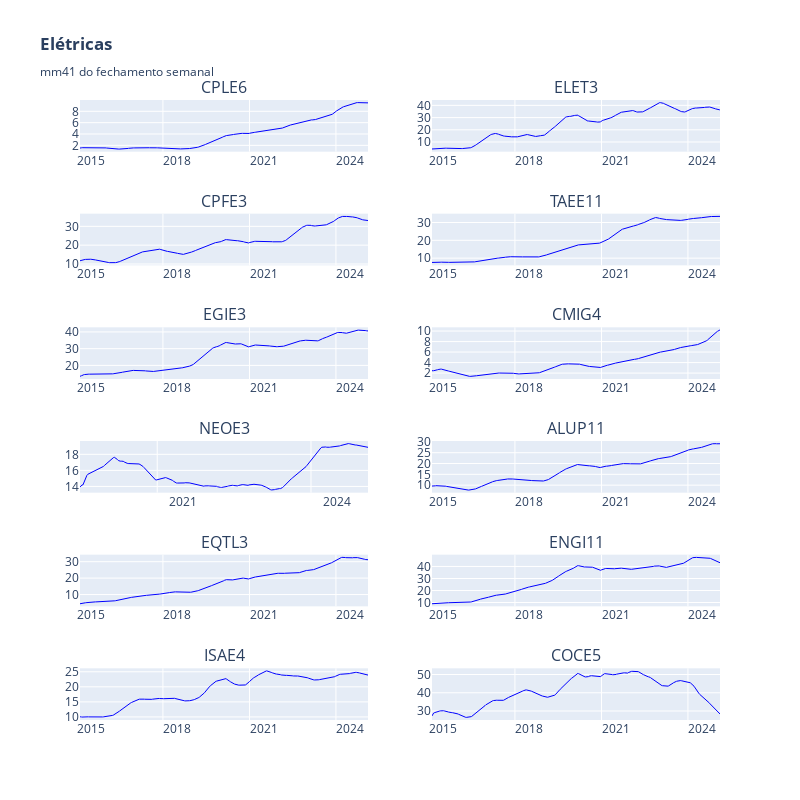

Source (notebook cell):
### Code cell
# grafico
height=800
width=800

mma = 41

fig = make_subplots(
    rows=math.ceil(len(tickers)/2), cols=2, shared_xaxes=False, 
    subplot_titles=[ticker.replace(".SA", "") for ticker in tickers],  # Remove ".SA"
    vertical_spacing=0.1
)

for i, ticker in enumerate(tickers):
    df = data_dict[ticker]  # Reutiliza os dados já baixados
    avg = df.Close.rolling(window=mma, min_periods=1).mean()
    
    row = (i // 2) + 1
    col = (i % 2) + 1

    # fig.add_trace(go.Candlestick(
    #     x=df.index, open=df.Open, high=df.High, low=df.Low, close=df.Close,
    #     name=ticker, showlegend=False), row=row, col=col)

    fig.add_trace(go.Scatter(
        x=df.index, y=avg, mode='lines',
        line=dict(color='blue', width=1),
        name="Média", showlegend=False), row=row, col=col)

fig.update_layout(title_text=f"<b>Elétricas</b><br><sub>mm{mma} do fechamento semanal</sub>",
                  height= height, width=width)
fig.update_xaxes(rangeslider_visible=False,
    tickformat="%Y",  # Mostrar apenas o ano
    dtick="M36",  # Intervalo de meses entre os ticks
    ticklabelmode="period"  # Coloca o rótulo no início do período)
)
fig.show()

### Figure 1 — Plotly figure (JSON) as saved in the notebook; plotly's stock layout.template omitted (floating-point values rounded to 4 significant figures; data arrays with more than 128 entries replaced by an {"elided": "..."} marker saying what was removed)
{"data": [{"line": {"color": "blue", "width": 1}, "mode": "lines", "name": "Média", "showlegend": false, "type": "scatter", "x": {"elided": "522 str values"}, "xaxis": "x", "y": {"elided": "522 float values"}, "yaxis": "y"}, {"line": {"color": "blue", "width": 1}, "mode": "lines", "name": "Média", "showlegend": false, "type": "scatter", "x": {"elided": "522 str values"}, "xaxis": "x2", "y": {"elided": "522 float values"}, "yaxis": "y2"}, {"line": {"color": "blue", "width": 1}, "mode": "lines", "name": "Média", "showlegend": false, "type": "scatter", "x": {"elided": "522 str values"}, "xaxis": "x3", "y": {"elided": "522 float values"}, "yaxis": "y3"}, {"line": {"color": "blue", "width": 1}, "mode": "lines", "name": "Média", "showlegend": false, "type": "scatter", "x": {"elided": "522 str values"}, "xaxis": "x4", "y": {"elided": "522 float values"}, "yaxis": "y4"}, {"line": {"color": "blue", "width": 1}, "mode": "lines", "name": "Média", "showlegend": false, "type": "scatter", "x": {"elided": "522 str values"}, "xaxis": "x5", "y": {"elided": "522 float values"}, "yaxis": "y5"}, {"line": {"color": "blue", "width": 1}, "mode": "lines", "name": "Média", "showlegend": false, "type": "scatter", "x": {"elided": "522 str values"}, "xaxis": "x6", "y": {"elided": "522 float values"}, "yaxis": "y6"}, {"line": {"color": "blue", "width": 1}, "mode": "lines", "name": "Média", "showlegend": false, "type": "scatter", "x": {"elided": "294 str values"}, "xaxis": "x7", "y": {"elided": "294 float values"}, "yaxis": "y7"}, {"line": {"color": "blue", "width": 1}, "mode": "lines", "name": "Média", "showlegend": false, "type": "scatter", "x": {"elided": "522 str values"}, "xaxis": "x8", "y": {"elided": "522 float values"}, "yaxis": "y8"}, {"line": {"color": "blue", "width": 1}, "mode": "lines", "name": "Média", "showlegend": false, "type": "scatter", "x": {"elided": "522 str values"}, "xaxis": "x9", "y": {"elided": "522 float values"}, "yaxis": "y9"}, {"line": {"color": "blue", "width": 1}, "mode": "lines", "name": "Média", "showlegend": false, "type": "scatter", "x": {"elided": "522 str values"}, "xaxis": "x10", "y": {"elided": "522 float values"}, "yaxis": "y10"}, {"line": {"color": "blue", "width": 1}, "mode": "lines", "name": "Média", "showlegend": false, "type": "scatter", "x": {"elided": "522 str values"}, "xaxis": "x11", "y": {"elided": "522 float values"}, "yaxis": "y11"}, {"line": {"color": "blue", "width": 1}, "mode": "lines", "name": "Média", "showlegend": false, "type": "scatter", "x": {"elided": "522 str values"}, "xaxis": "x12", "y": {"elided": "522 float values"}, "yaxis": "y12"}], "layout": {"annotations": [{"font": {"size": 16}, "showarrow": false, "text": "CPLE6", "x": 0.225, "xanchor": "center", "xref": "paper", "y": 1, "yanchor": "bottom", "yref": "paper"}, {"font": {"size": 16}, "showarrow": false, "text": "ELET3", "x": 0.775, "xanchor": "center", "xref": "paper", "y": 1, "yanchor": "bottom", "yref": "paper"}, {"font": {"size": 16}, "showarrow": false, "text": "CPFE3", "x": 0.225, "xanchor": "center", "xref": "paper", "y": 0.8167, "yanchor": "bottom", "yref": "paper"}, {"font": {"size": 16}, "showarrow": false, "text": "TAEE11", "x": 0.775, "xanchor": "center", "xref": "paper", "y": 0.8167, "yanchor": "bottom", "yref": "paper"}, {"font": {"size": 16}, "showarrow": false, "text": "EGIE3", "x": 0.225, "xanchor": "center", "xref": "paper", "y": 0.6333, "yanchor": "bottom", "yref": "paper"}, {"font": {"size": 16}, "showarrow": false, "text": "CMIG4", "x": 0.775, "xanchor": "center", "xref": "paper", "y": 0.6333, "yanchor": "bottom", "yref": "paper"}, {"font": {"size": 16}, "showarrow": false, "text": "NEOE3", "x": 0.225, "xanchor": "center", "xref": "paper", "y": 0.45, "yanchor": "bottom", "yref": "paper"}, {"font": {"size": 16}, "showarrow": false, "text": "ALUP11", "x": 0.775, "xanchor": "center", "xref": "paper", "y": 0.45, "yanchor": "bottom", "yref": "paper"}, {"font": {"size": 16}, "showarrow": false, "text": "EQTL3", "x": 0.225, "xanchor": "center", "xref": "paper", "y": 0.2667, "yanchor": "bottom", "yref": "paper"}, {"font": {"size": 16}, "showarrow": false, "text": "ENGI11", "x": 0.775, "xanchor": "center", "xref": "paper", "y": 0.2667, "yanchor": "bottom", "yref": "paper"}, {"font": {"size": 16}, "showarrow": false, "text": "ISAE4", "x": 0.225, "xanchor": "center", "xref": "paper", "y": 0.08333, "yanchor": "bottom", "yref": "paper"}, {"font": {"size": 16}, "showarrow": false, "text": "COCE5", "x": 0.775, "xanchor": "center", "xref": "paper", "y": 0.08333, "yanchor": "bottom", "yref": "paper"}], "height": 800, "title": {"text": "<b>Elétricas</b><br><sub>mm41 do fechamento semanal</sub>"}, "width": 800, "xaxis": {"anchor": "y", "domain": [0, 0.45], "dtick": "M36", "rangeslider": {"visible": false}, "tickformat": "%Y", "ticklabelmode": "period"}, "xaxis10": {"anchor": "y10", "domain": [0.55, 1], "dtick": "M36", "rangeslider": {"visible": false}, "tickformat": "%Y", "ticklabelmode": "period"}, "xaxis11": {"anchor": "y11", "domain": [0, 0.45], "dtick": "M36", "rangeslider": {"visible": false}, "tickformat": "%Y", "ticklabelmode": "period"}, "xaxis12": {"anchor": "y12", "domain": [0.55, 1], "dtick": "M36", "rangeslider": {"visible": false}, "tickformat": "%Y", "ticklabelmode": "period"}, "xaxis2": {"anchor": "y2", "domain": [0.55, 1], "dtick": "M36", "rangeslider": {"visible": false}, "tickformat": "%Y", "ticklabelmode": "period"}, "xaxis3": {"anchor": "y3", "domain": [0, 0.45], "dtick": "M36", "rangeslider": {"visible": false}, "tickformat": "%Y", "ticklabelmode": "period"}, "xaxis4": {"anchor": "y4", "domain": [0.55, 1], "dtick": "M36", "rangeslider": {"visible": false}, "tickformat": "%Y", "ticklabelmode": "period"}, "xaxis5": {"anchor": "y5", "domain": [0, 0.45], "dtick": "M36", "rangeslider": {"visible": false}, "tickformat": "%Y", "ticklabelmode": "period"}, "xaxis6": {"anchor": "y6", "domain": [0.55, 1], "dtick": "M36", "rangeslider": {"visible": false}, "tickformat": "%Y", "ticklabelmode": "period"}, "xaxis7": {"anchor": "y7", "domain": [0, 0.45], "dtick": "M36", "rangeslider": {"visible": false}, "tickformat": "%Y", "ticklabelmode": "period"}, "xaxis8": {"anchor": "y8", "domain": [0.55, 1], "dtick": "M36", "rangeslider": {"visible": false}, "tickformat": "%Y", "ticklabelmode": "period"}, "xaxis9": {"anchor": "y9", "domain": [0, 0.45], "dtick": "M36", "rangeslider": {"visible": false}, "tickformat": "%Y", "ticklabelmode": "period"}, "yaxis": {"anchor": "x", "domain": [0.9167, 1]}, "yaxis10": {"anchor": "x10", "domain": [0.1833, 0.2667]}, "yaxis11": {"anchor": "x11", "domain": [0, 0.08333]}, "yaxis12": {"anchor": "x12", "domain": [0, 0.08333]}, "yaxis2": {"anchor": "x2", "domain": [0.9167, 1]}, "yaxis3": {"anchor": "x3", "domain": [0.7333, 0.8167]}, "yaxis4": {"anchor": "x4", "domain": [0.7333, 0.8167]}, "yaxis5": {"anchor": "x5", "domain": [0.55, 0.6333]}, "yaxis6": {"anchor": "x6", "domain": [0.55, 0.6333]}, "yaxis7": {"anchor": "x7", "domain": [0.3667, 0.45]}, "yaxis8": {"anchor": "x8", "domain": [0.3667, 0.45]}, "yaxis9": {"anchor": "x9", "domain": [0.1833, 0.2667]}}}
